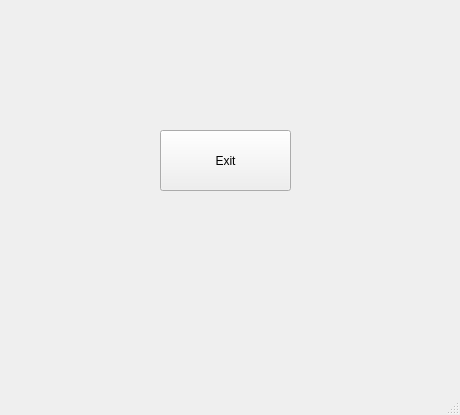
<?xml version="1.0" encoding="UTF-8"?>
<ui version="4.0">
 <class>MainWindow</class>
 <widget class="QMainWindow" name="MainWindow">
  <property name="geometry">
   <rect>
    <x>0</x>
    <y>0</y>
    <width>460</width>
    <height>415</height>
   </rect>
  </property>
  <property name="windowTitle">
   <string>MainWindow</string>
  </property>
  <widget class="QWidget" name="centralwidget">
   <widget class="QPushButton" name="btnExit">
    <property name="geometry">
     <rect>
      <x>160</x>
      <y>130</y>
      <width>131</width>
      <height>61</height>
     </rect>
    </property>
    <property name="font">
     <font>
      <pointsize>9</pointsize>
     </font>
    </property>
    <property name="text">
     <string>Exit</string>
    </property>
   </widget>
  </widget>
  <widget class="QMenuBar" name="menubar">
   <property name="geometry">
    <rect>
     <x>0</x>
     <y>0</y>
     <width>460</width>
     <height>26</height>
    </rect>
   </property>
  </widget>
  <widget class="QStatusBar" name="statusbar"/>
 </widget>
 <resources/>
 <connections/>
</ui>
